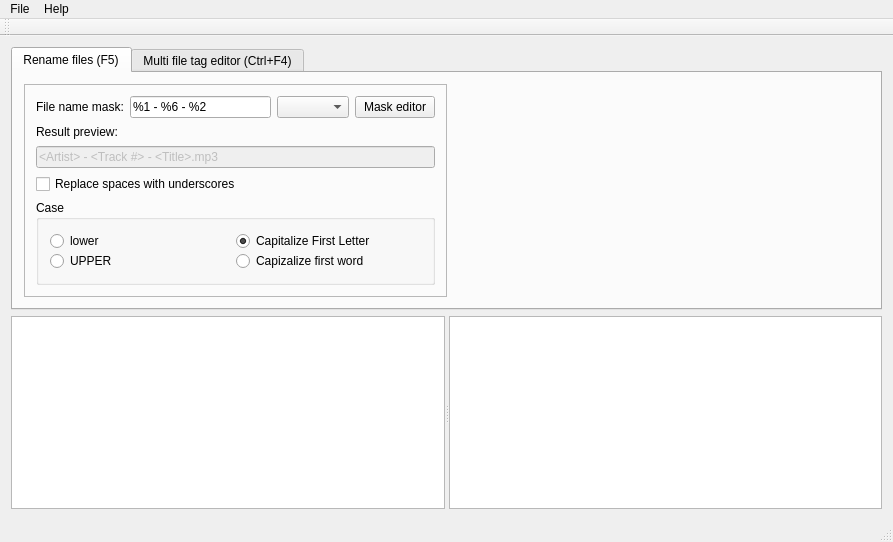
<?xml version="1.0" encoding="UTF-8"?>
<ui version="4.0">
 <class>Taggressive</class>
 <widget class="QMainWindow" name="Taggressive">
  <property name="geometry">
   <rect>
    <x>0</x>
    <y>0</y>
    <width>893</width>
    <height>542</height>
   </rect>
  </property>
  <property name="windowTitle">
   <string>tAggressive v0.1beta</string>
  </property>
  <widget class="QWidget" name="centralWidget">
   <layout class="QVBoxLayout" name="verticalLayout">
    <item>
     <widget class="QTabWidget" name="tabWidget">
      <property name="sizePolicy">
       <sizepolicy hsizetype="Preferred" vsizetype="Maximum">
        <horstretch>0</horstretch>
        <verstretch>0</verstretch>
       </sizepolicy>
      </property>
      <property name="currentIndex">
       <number>0</number>
      </property>
      <widget class="QWidget" name="tab">
       <attribute name="title">
        <string>Rename files (F5)</string>
       </attribute>
       <layout class="QGridLayout" name="gridLayout_4">
        <item row="0" column="0">
         <widget class="QFrame" name="frame">
          <property name="frameShape">
           <enum>QFrame::StyledPanel</enum>
          </property>
          <property name="frameShadow">
           <enum>QFrame::Raised</enum>
          </property>
          <layout class="QGridLayout" name="gridLayout_3">
           <item row="0" column="0" colspan="2">
            <widget class="QLabel" name="label">
             <property name="text">
              <string>File name mask:</string>
             </property>
            </widget>
           </item>
           <item row="0" column="2">
            <widget class="QLineEdit" name="lineEdit">
             <property name="text">
              <string>%1 - %6 - %2</string>
             </property>
            </widget>
           </item>
           <item row="0" column="3">
            <widget class="QComboBox" name="comboBox">
             <property name="sizePolicy">
              <sizepolicy hsizetype="Fixed" vsizetype="Fixed">
               <horstretch>0</horstretch>
               <verstretch>0</verstretch>
              </sizepolicy>
             </property>
            </widget>
           </item>
           <item row="0" column="4">
            <widget class="QPushButton" name="pushButton">
             <property name="text">
              <string>Mask editor</string>
             </property>
            </widget>
           </item>
           <item row="2" column="0" colspan="3">
            <widget class="QLabel" name="label_2">
             <property name="text">
              <string>Result preview:</string>
             </property>
            </widget>
           </item>
           <item row="3" column="0" colspan="5">
            <widget class="QLineEdit" name="lineEdit_2">
             <property name="enabled">
              <bool>false</bool>
             </property>
             <property name="text">
              <string>&lt;Artist&gt; - &lt;Track #&gt; - &lt;Title&gt;.mp3</string>
             </property>
             <property name="readOnly">
              <bool>true</bool>
             </property>
            </widget>
           </item>
           <item row="5" column="0" colspan="5">
            <widget class="QGroupBox" name="groupBox">
             <property name="title">
              <string>Case</string>
             </property>
             <layout class="QGridLayout" name="gridLayout_2">
              <property name="spacing">
               <number>0</number>
              </property>
              <item row="0" column="0">
               <widget class="QRadioButton" name="radioButton">
                <property name="text">
                 <string>lower</string>
                </property>
                <attribute name="buttonGroup">
                 <string>buttonGroupCase</string>
                </attribute>
               </widget>
              </item>
              <item row="0" column="1">
               <widget class="QRadioButton" name="radioButton_3">
                <property name="text">
                 <string>Capitalize First Letter</string>
                </property>
                <property name="checked">
                 <bool>true</bool>
                </property>
                <attribute name="buttonGroup">
                 <string>buttonGroupCase</string>
                </attribute>
               </widget>
              </item>
              <item row="1" column="0">
               <widget class="QRadioButton" name="radioButton_2">
                <property name="text">
                 <string>UPPER</string>
                </property>
                <attribute name="buttonGroup">
                 <string>buttonGroupCase</string>
                </attribute>
               </widget>
              </item>
              <item row="1" column="1">
               <widget class="QRadioButton" name="radioButton_4">
                <property name="text">
                 <string>Capizalize first word</string>
                </property>
                <attribute name="buttonGroup">
                 <string>buttonGroupCase</string>
                </attribute>
               </widget>
              </item>
             </layout>
            </widget>
           </item>
           <item row="4" column="0" colspan="5">
            <widget class="QCheckBox" name="checkBox">
             <property name="text">
              <string>Replace spaces with underscores</string>
             </property>
            </widget>
           </item>
          </layout>
         </widget>
        </item>
        <item row="0" column="1">
         <spacer name="horizontalSpacer">
          <property name="orientation">
           <enum>Qt::Horizontal</enum>
          </property>
          <property name="sizeHint" stdset="0">
           <size>
            <width>368</width>
            <height>20</height>
           </size>
          </property>
         </spacer>
        </item>
       </layout>
      </widget>
      <widget class="QWidget" name="tab_2">
       <attribute name="title">
        <string>Multi file tag editor (Ctrl+F4)</string>
       </attribute>
       <layout class="QGridLayout" name="gridLayout">
        <item row="0" column="0">
         <spacer name="verticalSpacer">
          <property name="orientation">
           <enum>Qt::Vertical</enum>
          </property>
          <property name="sizeType">
           <enum>QSizePolicy::Fixed</enum>
          </property>
          <property name="sizeHint" stdset="0">
           <size>
            <width>20</width>
            <height>180</height>
           </size>
          </property>
         </spacer>
        </item>
       </layout>
      </widget>
     </widget>
    </item>
    <item>
     <widget class="QSplitter" name="splitter">
      <property name="sizePolicy">
       <sizepolicy hsizetype="Expanding" vsizetype="Expanding">
        <horstretch>0</horstretch>
        <verstretch>0</verstretch>
       </sizepolicy>
      </property>
      <property name="orientation">
       <enum>Qt::Horizontal</enum>
      </property>
      <widget class="QTreeView" name="fileTree"/>
      <widget class="QTableView" name="tableView"/>
     </widget>
    </item>
   </layout>
  </widget>
  <widget class="QMenuBar" name="menuBar">
   <property name="geometry">
    <rect>
     <x>0</x>
     <y>0</y>
     <width>893</width>
     <height>25</height>
    </rect>
   </property>
   <widget class="QMenu" name="menuFile">
    <property name="title">
     <string>File</string>
    </property>
    <addaction name="actionEditTag"/>
    <addaction name="actiopEditSelectedTags"/>
    <addaction name="separator"/>
    <addaction name="actionClose"/>
   </widget>
   <widget class="QMenu" name="menuHelp">
    <property name="title">
     <string>Help</string>
    </property>
    <addaction name="actionAbout"/>
   </widget>
   <addaction name="menuFile"/>
   <addaction name="menuHelp"/>
  </widget>
  <widget class="QToolBar" name="mainToolBar">
   <attribute name="toolBarArea">
    <enum>TopToolBarArea</enum>
   </attribute>
   <attribute name="toolBarBreak">
    <bool>false</bool>
   </attribute>
  </widget>
  <widget class="QStatusBar" name="statusBar"/>
  <action name="actionEditTag">
   <property name="text">
    <string>Edit file tag</string>
   </property>
   <property name="shortcut">
    <string>F5</string>
   </property>
  </action>
  <action name="actionClose">
   <property name="text">
    <string>Close</string>
   </property>
  </action>
  <action name="actiopEditSelectedTags">
   <property name="text">
    <string>Edit tag in selected files</string>
   </property>
  </action>
  <action name="actionAbout">
   <property name="text">
    <string>About...</string>
   </property>
  </action>
 </widget>
 <layoutdefault spacing="6" margin="11"/>
 <resources/>
 <connections/>
 <buttongroups>
  <buttongroup name="buttonGroupCase"/>
 </buttongroups>
</ui>
